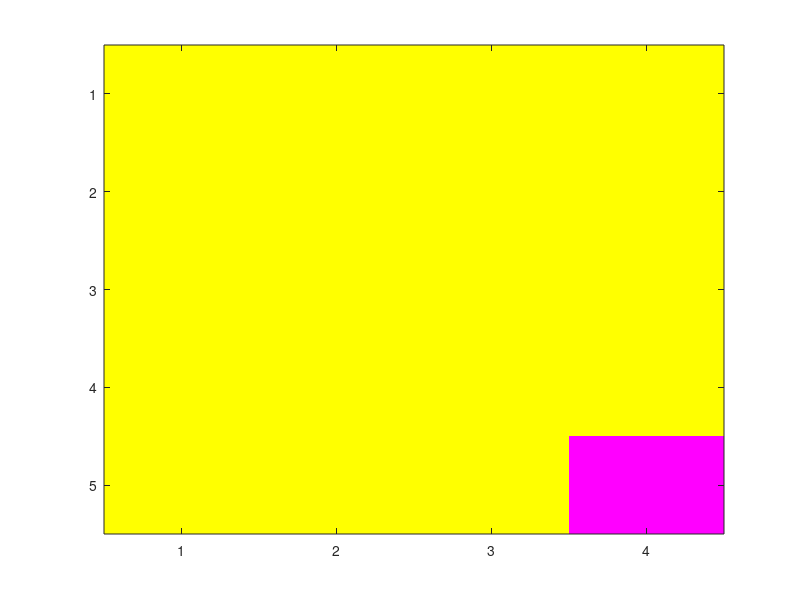

Reproduce this figure in MATLAB. (Note: this script raises an error after producing the figure.)
% Initialize current location maze array
curr_loc = [...
    1 1 1 1
    1 1 1 1
    1 1 1 1
    1 1 1 1
    1 1 1 0];

visited_info = zeros(5,4);

% Set maze walls: W E S N (ie. walls on N W would = 9)
wall_loc = [...
    9 3 3 5
    12 9 5 12
    12 0 0 12
    12 0 2 12
    10 3 3 6];

% Draw initial grid 

%imshow(curr_loc, 'InitialMagnification', 'fit');
colormap spring;
imagesc(curr_loc);
draw_walls(wall_loc);

% Starting position
start_pos = [5,4];

% Create stack
stack = CStack();

% DFS traverse through maze
% First, push starting position onto stack;
stack.push(start_pos);
all_visited = all(all(visited_info,1));
while (~stack.isempty)

    % Visit next pos and mark it as visited
    curr_pos = stack.top();
    curr_r = curr_pos(1);
    curr_c = curr_pos(2);
    curr_loc(curr_r, curr_c) = 0;
    visited_info(curr_r, curr_c) = 1; 
    
    % Look for next position to visit
    % First get wall information at current location
    wall_bin = de2bi(wall_loc(curr_r,curr_c), 4, 'right-msb'); % [N S E W]
    % Next, figure out next position to be visited by: 
    % wall location and if they already have been visited
    % Priority: N, E, W, S
    if (wall_bin(1) == 0)
        go_north = ~visited_info(curr_r - 1, curr_c);
    else
        go_north = 0;
    end
    
    if (wall_bin(3) == 0)
        go_east  = (~visited_info(curr_r, curr_c + 1) & ~go_north);
    else 
        go_east = 0;
    end
    
    if (wall_bin(4) == 0)
        go_west  = (~visited_info(curr_r, curr_c - 1) & ~go_east);
    else
        go_west = 0;
    end
   
    if (wall_bin(2) == 0) 
        go_south = (~visited_info(curr_r + 1, curr_c) & ~go_west);
    else
        go_south = 0;
    end
    
    if (go_north)
        next_pos = [curr_r - 1, curr_c];
        stack.push(next_pos);
    elseif (go_east)
        next_pos = [curr_r, curr_c + 1];
        stack.push(next_pos);
    elseif (go_west) 
        next_pos = [curr_r, curr_c - 1];
        stack.push(next_pos);
    elseif (go_south)
        next_pos = [curr_r + 1, curr_c];
        stack.push(next_pos);
    else
        next_pos = stack.pop;
    end

    pause(1)
    %imshow(curr_loc, 'InitialMagnification', 'fit');
    imagesc(curr_loc);
    draw_walls(wall_loc)
    
    % Check if all nodes have been visited
    all_visited = all(all(visited_info,1));
    
    % Make current position previous position
    prev_r = curr_r;
    prev_c = curr_c;
    % Save prev pos in maze arra
    curr_loc(prev_r, prev_c) = 0.5;
end

display('done!');


 